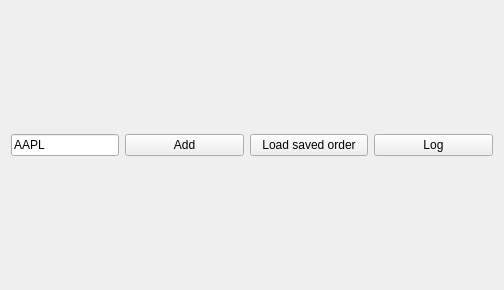
<?xml version="1.0" encoding="UTF-8"?>
<ui version="4.0">
 <class>Form</class>
 <widget class="QWidget" name="Form">
  <property name="geometry">
   <rect>
    <x>0</x>
    <y>0</y>
    <width>504</width>
    <height>290</height>
   </rect>
  </property>
  <property name="sizePolicy">
   <sizepolicy hsizetype="Preferred" vsizetype="Preferred">
    <horstretch>0</horstretch>
    <verstretch>0</verstretch>
   </sizepolicy>
  </property>
  <property name="windowTitle">
   <string>Form</string>
  </property>
  <layout class="QGridLayout" name="gridLayout">
   <item row="0" column="2">
    <widget class="QPushButton" name="loadSavedLayoutButton">
     <property name="styleSheet">
      <string notr="true"/>
     </property>
     <property name="text">
      <string>Load saved order</string>
     </property>
     <property name="class" stdset="0">
      <string>redbutton</string>
     </property>
    </widget>
   </item>
   <item row="0" column="0">
    <widget class="QLineEdit" name="ticker1Input">
     <property name="sizePolicy">
      <sizepolicy hsizetype="Fixed" vsizetype="Fixed">
       <horstretch>0</horstretch>
       <verstretch>0</verstretch>
      </sizepolicy>
     </property>
     <property name="text">
      <string>AAPL</string>
     </property>
    </widget>
   </item>
   <item row="0" column="1">
    <widget class="QPushButton" name="startRealtime1Button">
     <property name="text">
      <string>Add</string>
     </property>
    </widget>
   </item>
   <item row="0" column="3">
    <widget class="QPushButton" name="logButton">
     <property name="text">
      <string>Log</string>
     </property>
    </widget>
   </item>
   <item row="1" column="0" colspan="4">
    <layout class="QVBoxLayout" name="tableBox1">
     <property name="sizeConstraint">
      <enum>QLayout::SetDefaultConstraint</enum>
     </property>
    </layout>
   </item>
  </layout>
 </widget>
 <resources/>
 <connections/>
</ui>
